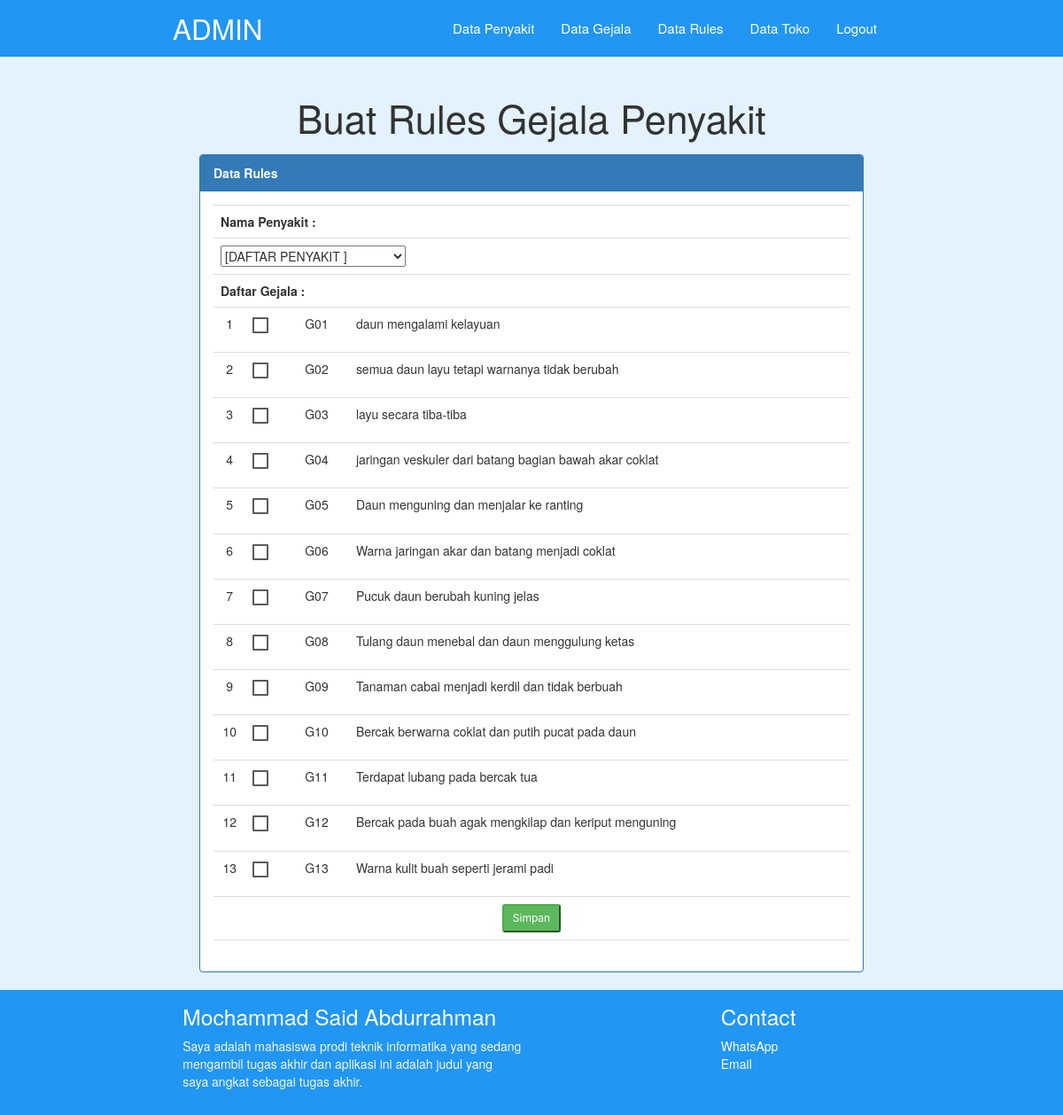
/pakar/rulesTambah.php (signed in), run on the app's committed database.
### tables this page shows
CREATE TABLE `gejala` (
  `id_gejala` char(3) NOT NULL,
  `nama_gejala` varchar(100) NOT NULL
);

### pakar/rulesTambah.php (the view, shortened to what this page needs)
<?php
    include "../koneksi.php";
    $kdsakit = isset($_GET['kdsakit']) ? $_GET['kdsakit'] : '';
?>
<!DOCTYPE html>
<html lang="en">
<head>
  <link href="../css/bootstrap.css" type="text/css" rel="stylesheet" media="screen, projection"/>
  <link href="../css/materialize.css" type="text/css" rel="stylesheet" media="screen,projection"/>
  <link href="../css/style.css" type="text/css" rel="stylesheet" media="screen,projection"/>
</head>
<body>
    <nav class="blue" role="navigation">
        <div class="nav-wrapper container "><a id="logo-container" href="index.php" class="brand-logo">ADMIN</a>
            <ul class="right hide-on-med-and-down">
                <li><a href="penyakitTampil.php">Data Penyakit</a></li>
                <li><a href="gejalaTampil.php">Data Gejala</a></li>
                <li><a href="rulesTampil.php">Data Rules</a></li>
                <li><a href="tokoTampil.php">Data Toko</a></li>
                <li><a href="logout.php" onclick="return confirm('Anda Yakin Ingin Logout..?');" target="_self">Logout</a></li>
            </ul>
        </div>
    </nav>
    <div class="col-md-12 blue lighten-5">
        <div class="section no-pad-bot container" id="index-banner">
            <div>
                <h3 class="header center">Buat Rules Gejala Penyakit</h3>
            </div>
        </div>
    </div>
    <div class="col-md-12 #e3f2fd blue lighten-5">
        <div class="col-md-8 col-md-offset-2 content">
            <div class="panel panel-primary">
                <div class="panel-heading">
                    <b>Data Rules</b>
                </div>
                <div class="panel-body">
                  <form name="form1" method="post" action="rulesTambahFungsi.php">
                    <table class="table">
                        <tr>
                            <th colspan = "4"><b>Nama Penyakit :</b></th>
                        </tr>
                        <tr>
                            <td colspan = "4">
                                <select name="cmbPenyakit" onChange="MM_jumpMenu('parent', this, 0)">
                                    <option disabled selected value="<?php echo $_SERVER['PHP_SELF'];?>">[DAFTAR PENYAKIT ]</option>
                                        <?php
                                        $sqlp = "SELECT * from penyakit order by id_penyakit";
                                        $queryp = mysqli_query($koneksi, $sqlp);
                                        while($resultp = mysqli_fetch_array($queryp)){
                                            if($resultp['id_penyakit']==$kdsakit){
                                                $cek = 'selected';
                                            }
                                            else{
                                                $cek = "";
                                            }
                                        }
                                        ?>
                                </select>
                            </td>
                        </tr>
                        <tr>
                            <th colspan="4"><b>Daftar Gejala : </b></th>
                        </tr>
                        <?php
                            $sql = "SELECT * from gejala order by id_gejala";
                            $query = mysqli_query($koneksi, $sql);
                            $no = 0;
                            while ($result = mysqli_fetch_array($query)){
                                $no++;
                                $sqlr = "SELECT * from rules_penyakit
                                            where id_penyakit='$kdsakit'
                                            and id_gejala='$result[id_gejala]'";
                                $queryr = mysqli_query($koneksi, $sqlr) or die("sql in error".mysqli_error($koneksi));
                                $rowr = mysqli_num_rows($queryr);
                                if($rowr == 1){
                                    $cek = "checked";
                                    $bg = "#CCFF00";
                                }
                                else{
                                    $cek = "";
                                    $bg = "#ffffff";
                                }
                        ?>
                        <tr style="background-color: #FFFFFF">
                            <td width="18" class="center"><?php echo $no; ?></td>
                            <td width="28" style="background-color: <?php echo $bg; ?>">
                                <label>
                                    <input name="cekGejala[]" type="checkbox" value="<?php echo $result['id_gejala']; ?>" <?php echo $cek; ?>><span></span>
                                </label>
                            </td>
                            <td width="50"><?php echo $result['id_gejala']; ?></td>
                            <td width="490"><?php echo $result['nama_gejala']; ?></td>
                        </tr>
                        <?php
                            }
                        ?>
                        <tr>
                            <td colspan="4" class="center">
                                <input class="btn-sm btn-success raised" type="submit" name="Submit" value="Simpan">
                            </td>
                        </tr>
                    </table>
                  </form>
                </div>
            </div>
        </div>
    </div>
    <footer class="page-footer blue">
      <div class="container">
        <div class="row">
          <div class="col l6 s12">
            <h5 class="white-text">Mochammad Said Abdurrahman</h5>
            <p class="grey-text text-lighten-4">Saya adalah mahasiswa prodi teknik informatika yang sedang mengambil tugas akhir dan aplikasi ini adalah judul yang saya angkat sebagai tugas akhir.</p>
          </div>
          <div class="col l3 s12">
          </div>
          <div class="col l3 s12">
            <h5 class="white-text">Contact</h5>
            <ul>
              <li><a class="white-text" href="https://api.whatsapp.com/send?phone=082143668971" target="_blank">WhatsApp</a></li>
             <li><a class="white-text" href="http://msaidabdurrahman99@gmail.com" target="_blank">Email</a>
            </ul>
          </div>
        </div>
      </div>
    </footer>
  </body>
</html>

### css/style.css (style rules this page uses)
a { text-decoration: none; }

### data on the page
gejala: id_gejala "G01", nama_gejala "daun mengalami kelayuan"
gejala: id_gejala "G02", nama_gejala "semua daun layu tetapi warnanya tidak berubah"
gejala: id_gejala "G03", nama_gejala "layu secara tiba-tiba"
gejala: id_gejala "G04", nama_gejala "jaringan veskuler dari batang bagian bawah akar coklat"
gejala: id_gejala "G05", nama_gejala "Daun menguning dan menjalar ke ranting"
gejala: id_gejala "G06", nama_gejala "Warna jaringan akar dan batang menjadi coklat"
gejala: id_gejala "G07", nama_gejala "Pucuk daun berubah kuning jelas"
gejala: id_gejala "G08", nama_gejala "Tulang daun menebal dan daun menggulung ketas"
gejala: id_gejala "G09", nama_gejala "Tanaman cabai menjadi kerdil dan tidak berbuah"
gejala: id_gejala "G10", nama_gejala "Bercak berwarna coklat dan putih pucat pada daun"
gejala: id_gejala "G11", nama_gejala "Terdapat lubang pada bercak tua"
gejala: id_gejala "G12", nama_gejala "Bercak pada buah agak mengkilap dan keriput menguning"
gejala: id_gejala "G13", nama_gejala "Warna kulit buah seperti jerami padi"
